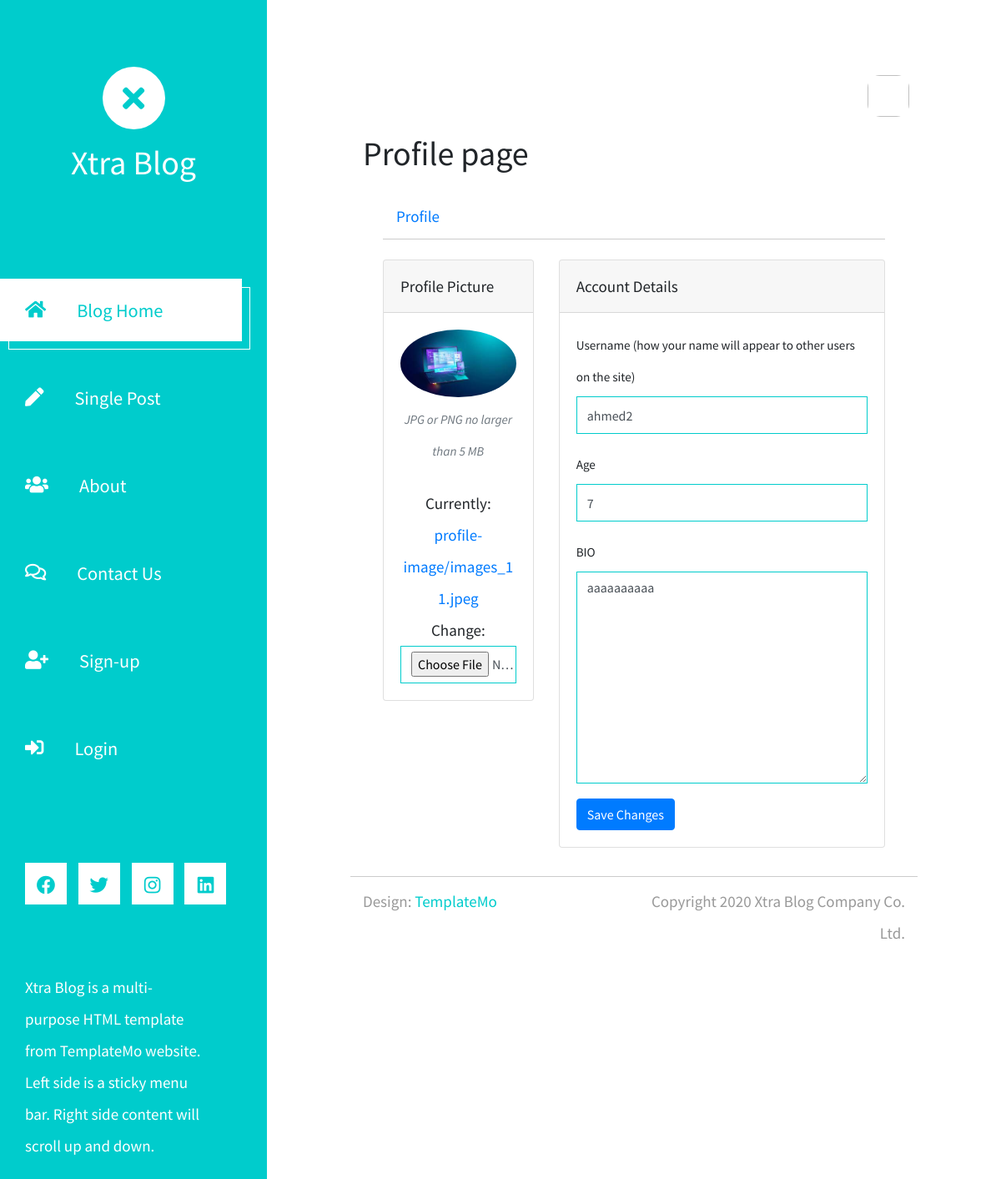
Before: /accounts/profile/1 with the older database file.
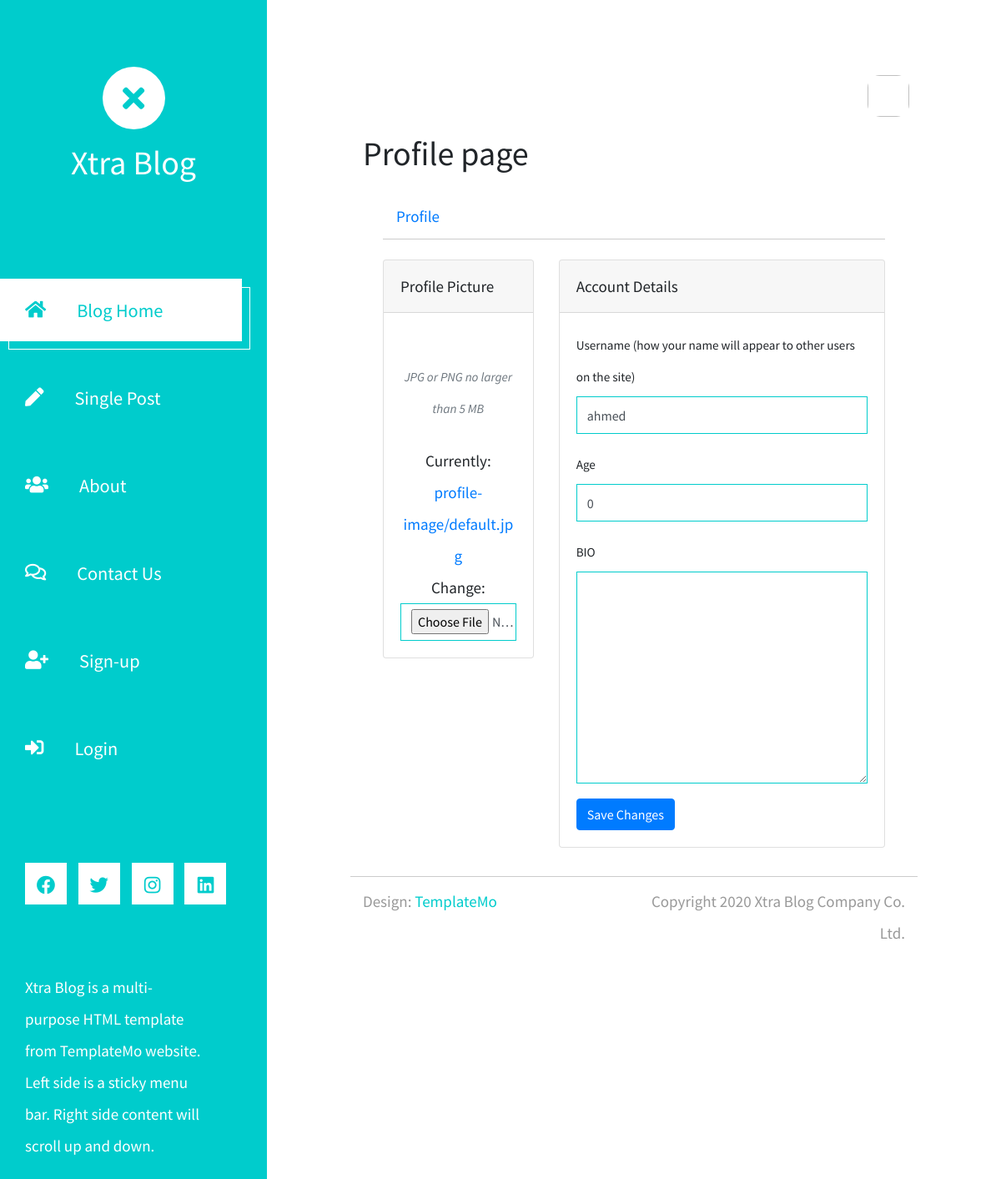
After: the same page with the newer database file.
### accounts/models.py (models this page shows, shortened)
class Profile(models.Model):
  user = models.OneToOneField(User, on_delete=models.CASCADE)
  name = models.CharField(max_length=200)
  age = models.IntegerField(default=0,blank=True)
  img = models.ImageField(upload_to='profile-image/', default='profile-image/default.jpg')
  bio = models.TextField()

### accounts/views.py (the view)
# urls.py: path('profile/<int:pk>',user_profile,name='profile'),
def user_profile(request,pk):
  profile = Profile.objects.get(id=pk)
  if request.POST:
    form = ProfileForm(request.POST,request.FILES,instance=profile)
    if form.errors:
      messages.warning(request,f'{form.errors}')
    if form.is_valid():
      new = form.save(commit=False)
      new.user = request.user
      new.save()
      messages.success(request,'Profile Updated  Successfully..!')
      return redirect('profile', profile.id)
  else:
    form = ProfileForm(instance=profile)
  return render(request,'profile.html',{'form':form,'profile':profile})

### accounts/forms.py
class ProfileForm(forms.ModelForm):
  class Meta:
    model = Profile
    exclude = ('user',)
  def __init__(self, *args, **kwargs):
    super(ProfileForm, self).__init__(*args, **kwargs)
    for field_name, field in self.fields.items():
        field.widget.attrs['class'] = 'form-control'

### accounts/templates/profile.html (shortened to what this page needs)
{% extends 'base.html' %}
{% block content %}
  <h1>Profile page</h1>
  <div class="container-xl px-4 mt-4">
    <nav class="nav nav-borders">
        <a class="nav-link active ms-0" href="https://www.bootdey.com/snippets/view/bs5-edit-profile-account-details" target="__blank">Profile</a>
    </nav>
    <hr class="mt-0 mb-4">
    <form method="POST" enctype="multipart/form-data">
    <div class="row">
        <div class="col-xl-4">
            <div class="card mb-4 mb-xl-0">
                <div class="card-header">Profile Picture</div>
                <div class="card-body text-center">
                    <img class="img-account-profile rounded-circle mb-2" src="{% if profile.img %}{{profile.img.url}} {% endif %}" style="width: -webkit-fill-available;" alt="">
                    <div class="small font-italic text-muted mb-4">JPG or PNG no larger than 5 MB</div>
                    {{form.img}}
                </div>
            </div>
        </div>
        <div class="col-xl-8">
            <div class="card mb-4">
                <div class="card-header">Account Details</div>
                <div class="card-body">
                        <div class="mb-3">
                            <label class="small mb-1" for="inputUsername">Username (how your name will appear to other users on the site)</label>
                            {{form.name}}
                        </div>
                        <div class="mb-3">
                            <label class="small mb-1" for="inputUsername">Age</label>
                            {{form.age}}
                        </div>
                        <div class="mb-3">
                            <label class="small mb-1" for="inputEmailAddress">BIO</label>
                            {{form.bio}}
                        </div>
                        <input class="btn btn-primary" type="submit" value="Save Changes">
                </div>
              </div>
            </form>
        </div>
    </div>
{% endblock content %}

### templates/base.html (shortened to what this page needs)
{% load static %}
<!DOCTYPE html>
<html lang="en">
<head>
    <link rel="stylesheet" href="{% static 'fontawesome/css/all.min.css' %}">
    <link href="{% static 'css/bootstrap.min.css' %}" rel="stylesheet">
    <link href="{% static 'css/templatemo-xtra-blog.css' %}" rel="stylesheet">
</head>
<body>
    <header class="tm-header" id="tm-header">
        <div class="tm-header-wrapper">
            <div class="tm-site-header">
                <div class="mb-3 mx-auto tm-site-logo"><i class="fas fa-times fa-2x"></i></div>
                <h1 class="text-center">Xtra Blog</h1>
            </div>
            <nav class="tm-nav" id="tm-nav">
                <ul>
                    <li class="tm-nav-item active"><a href="/" class="tm-nav-link">
                            <i class="fas fa-home"></i>
                            Blog Home
                        </a></li>
                    <li class="tm-nav-item"><a href="{% url 'create_post' %}" class="tm-nav-link">
                            <i class="fas fa-pen"></i>
                            Single Post
                        </a></li>
                    <li class="tm-nav-item"><a href="{% url 'about' %}" class="tm-nav-link">
                            <i class="fas fa-users"></i>
                            About
                        </a></li>
                    <li class="tm-nav-item"><a href="{% url 'contact' %}" class="tm-nav-link">
                            <i class="far fa-comments"></i>
                            Contact Us
                        </a></li>
                        {% if request.user.is_authenticated %}
                           <li class="tm-nav-item"><a href="{% url 'logout' %}" class="tm-nav-link text-danger">
                            <i class="fas fa-user-plus"></i>
                            Sign-out
                        </a></li>
                        {% else %}
                            <li class="tm-nav-item"><a href="{% url 'register' %}" class="tm-nav-link">
                            <i class="fas fa-user-plus"></i>
                            Sign-up
                        </a></li>
                         <li class="tm-nav-item"><a href="{% url 'login' %}" class="tm-nav-link">
                            <i class="fas fa-sign-in-alt"></i>
                            Login
                        </a></li>
                        {% endif %}
                </ul>
            </nav>
            <div class="tm-mb-65">
                <a rel="nofollow" href="https://fb.com/templatemo" class="tm-social-link">
                    <i class="fab fa-facebook tm-social-icon"></i>
                </a>
                <a href="https://twitter.com" class="tm-social-link">
                    <i class="fab fa-twitter tm-social-icon"></i>
                </a>
                <a href="https://instagram.com" class="tm-social-link">
                    <i class="fab fa-instagram tm-social-icon"></i>
                </a>
                <a href="https://linkedin.com" class="tm-social-link">
                    <i class="fab fa-linkedin tm-social-icon"></i>
                </a>
            </div>
            <p class="tm-mb-80 pr-5 text-white">
                Xtra Blog is a multi-purpose HTML template from TemplateMo website. Left side is a sticky menu bar.
                Right side content will scroll up and down.
            </p>
        </div>
    </header>
    <div class="container-fluid">
        <main class="tm-main">
            <div class="row tm-row" style="display: flex; justify-content: space-between;">
                        <div style="margin: 10px;">
                            <a href="{% if request.user.profile.id %}{% url 'profile' request.user.profile.id %} {% else %} {% endif %}" class="tm-profile-link">
                                 <img src="{% if request.user.profile.img %}
                                    {{request.user.profile.img.url}} {% else %}
                                 {% endif %}" height="50" width="50" alt="" style="border-radius: 30%; object-fit: cover;">
                             </a>
                        </div>
            </div>
            {% block content %}
            {% endblock content %}
            <footer class="row tm-row">
                <hr class="col-12">
                <div class="col-md-6 col-12 tm-color-gray">
                    Design: <a rel="nofollow" target="_parent" href="https://templatemo.com"
                        class="tm-external-link">TemplateMo</a>
                </div>
                <div class="col-md-6 col-12 tm-color-gray tm-copyright">
                    Copyright 2020 Xtra Blog Company Co. Ltd.
                </div>
            </footer>
</body>
</html>

### static/css/templatemo-xtra-blog.css (style rules this page uses)
html { overflow-x: hidden; }
body { margin: 0; padding: 0; font-family: 'Source Sans Pro', sans-serif; font-size: 19px; line-height: 2em; overflow-x: hidden; }
p, span { color: #999; }
hr { border-top-color: #CCC; margin-top: 10px; margin-bottom: 10px; }
.form-control::placeholder { color: #999; }
.tm-header { background-color: #0CC; color: white; position: fixed; top: 0; left: 0; bottom: 0; z-index: 100; width: 400px; overflow-y: visible; }
.tm-header-wrapper { overflow-y: scroll; scrollbar-width: none; -ms-overflow-style: none; padding: 30px; width: 100%; height: 100%; }
.tm-site-header { margin-top: 50px; margin-bottom: 115px; }
.tm-site-logo { width: 75px; height: 75px; border-radius: 50%; background-color: white; display: flex; align-items: center; justify-content: center; }
.tm-site-logo i { color: #0CC; }
.tm-main { margin-left: 400px; padding: 80px 100px 25px; }
.tm-row { max-width: 980px; justify-content: space-between; }
.tm-nav { margin-bottom: 100px; }
.tm-nav-item { list-style: none; margin-bottom: 30px; }
.tm-nav-link { color: white; background-color: transparent; height: 75px; width: 100%; max-width: 300px; display: flex; align-items: center; font-size: 1.4rem; padding: 30px; }
.tm-nav-item:hover .tm-nav-link, .tm-nav-item.active .tm-nav-link { color: #0CC; background-color: white; text-decoration: none; }
.tm-nav ul { position: relative; }
.tm-nav-item:hover:after, .tm-nav-item.active:after { content: ''; width: 100%; max-width: 300px; height: 75px; display: block; border: 1px solid white; margin-left: 10px; margin-top: -65px; position: absolute; z-index: -1000; }
.tm-nav-link i { margin-right: 37px; }
ul { margin: 0; padding: 0; }
.tm-nav { margin-left: -30px; }
.tm-social-link { display: inline-block; background-color: white; font-size: 1.4rem; width: 50px; height: 50px; text-align: center; padding-top: 8px; margin-right: 15px; margin-bottom: 15px; }
.tm-social-icon { color: #0CC; transition: all 0.3s ease; }
.tm-external-link { color: #0CC; }
.tm-copyright { text-align: right; }
.form-control { height: 45px; border-color: #0CC; border-radius: 0; }
.tm-mb-65 { margin-bottom: 65px; }
.tm-mb-80 { margin-bottom: 80px; }
a.tm-color-gray, .tm-color-gray { color: #999; }
@media (max-width: 1540px) { .tm-header { width: 320px; } }
@media (max-width: 1540px) { .tm-main { margin-left: 320px; width: calc(100% - 320px); } }
@media (max-width: 1288px) { .tm-social-link { margin-right: 10px; } }

Changed rows visible on the page:
changed Profile: name "ahmed2" → "ahmed"; age "7" → "0"; bio "aaaaaaaaaa" → (not shown); img: picture removed
Other visible differences:
text no longer shown: "Currently: profile-image/images_11.jpeg Change:"
text now shown: "Currently: profile-image/default.jpg Change:"
